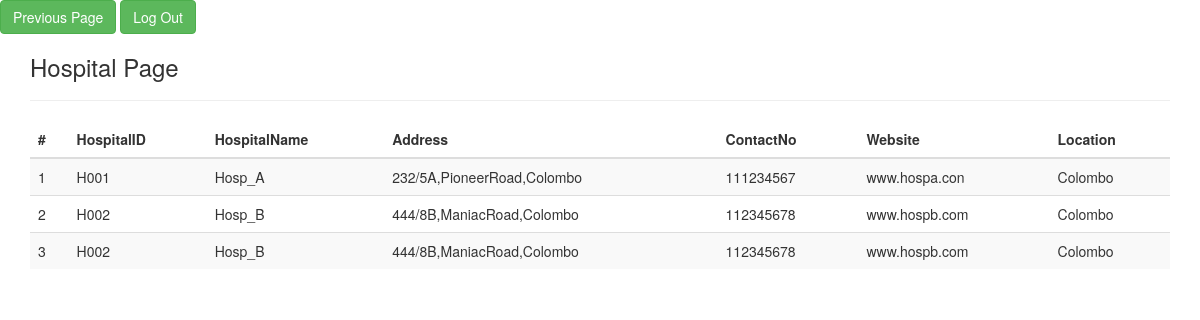
The app's page /php_files/hospitaldetails.php with its own data.
### tables this page shows
CREATE TABLE `request` (
  `RequestID` varchar(20) NOT NULL,
  `PatientName` varchar(20) NOT NULL,
  `RequestDate` date NOT NULL,
  `RequiredBloodGroup` varchar(20) NOT NULL,
  `RequiredQuantity` int(11) NOT NULL,
  `HospID` varchar(20) NOT NULL
);

CREATE TABLE `hospital` (
  `HospitalID` varchar(20) NOT NULL,
  `HospitalName` varchar(20) NOT NULL,
  `Address` varchar(50) NOT NULL,
  `ContactNo` varchar(15) NOT NULL,
  `Website` varchar(20) NOT NULL,
  `Location` varchar(50) NOT NULL
);

### php_files/hospitaldetails.php (the view, shortened to what this page needs)
<?php
require_once'bbmconfig.php';
?>
<!DOCTYPE html>
<html lang="en">
<head>
<link href="https://maxcdn.bootstrapcdn.com/bootstrap/3.3.0/css/bootstrap.min.css" rel="stylesheet">
</head>
<body>
<a href="bbsystem.php"><button class="btn btn-success">Previous Page</button></a>
<a href="index.php"><button class="btn btn-success">Log Out</button></a>
<div class="container">
<div class="row">
<div class="col-md-12">
<h3>Hospital Page</h3> <hr />
<div class="table-responsive">
<table id="mytable" class="table table-bordred table-striped">
<thead>
<th>#</th>
<th>HospitalID</th>
<th>HospitalName</th>
<th>Address</th>
<th>ContactNo</th>
<th>Website</th>
<th>Location</th>
</thead>
<tbody>
<?php
$sql =mysqli_query($con, "call HospitalDetails()");
$cnt=1;
$row=mysqli_num_rows($sql);
if($row>0){
while ($result=mysqli_fetch_array($sql)) {
?>
<tr>
<td><?php echo htmlentities($cnt);?></td>
<td><?php echo htmlentities($result['HospitalID']);?></td>
<td><?php echo htmlentities($result['HospitalName']);?></td>
<td><?php echo htmlentities($result['Address']);?></td>
<td><?php echo htmlentities($result['ContactNo']);?></td>
<td><?php echo htmlentities($result['Website']);?></td>
<td><?php echo htmlentities($result['Location']);?></td>
</tr>
<?php
$cnt++;
} } else { ?>
<tr>
<td colspan="9" style="color:red; font-weight:bold;text-align:center;"> No Record found</td>
</tr>
<?php } ?>
</tbody>
</table>
</div>
</div>
</div>
</div>
</body>
</html>

### records on screen
request: HospID.HospitalID "H001", HospID.HospitalName "Hosp_A", HospID.Address "232/5A,PioneerRoad,Colombo", HospID.ContactNo "111234567", HospID.Website "www.hospa.con", HospID.Location "Colombo"
request: HospID.HospitalID "H002", HospID.HospitalName "Hosp_B", HospID.Address "444/8B,ManiacRoad,Colombo", HospID.ContactNo "112345678", HospID.Website "www.hospb.com", HospID.Location "Colombo"
request: HospID.HospitalID "H002", HospID.HospitalName "Hosp_B", HospID.Address "444/8B,ManiacRoad,Colombo", HospID.ContactNo "112345678", HospID.Website "www.hospb.com", HospID.Location "Colombo"
